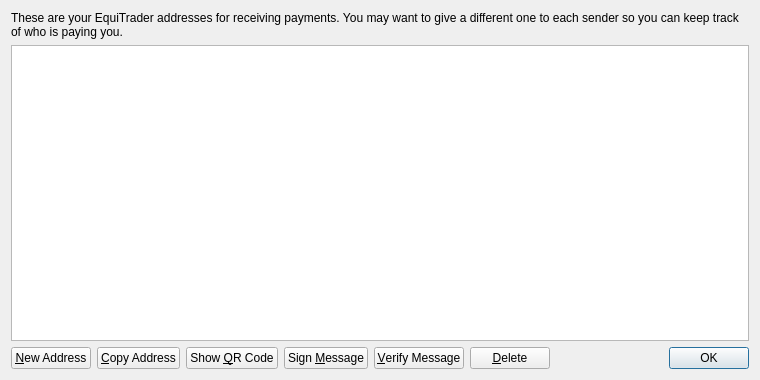
<?xml version="1.0" encoding="UTF-8"?>
<ui version="4.0">
 <class>AddressBookPage</class>
 <widget class="QWidget" name="AddressBookPage">
  <property name="geometry">
   <rect>
    <x>0</x>
    <y>0</y>
    <width>760</width>
    <height>380</height>
   </rect>
  </property>
  <property name="windowTitle">
   <string>Address Book</string>
  </property>
  <layout class="QVBoxLayout" name="verticalLayout">
   <item>
    <widget class="QLabel" name="labelExplanation">
     <property name="text">
      <string>These are your EquiTrader addresses for receiving payments. You may want to give a different one to each sender so you can keep track of who is paying you.</string>
     </property>
     <property name="textFormat">
      <enum>Qt::PlainText</enum>
     </property>
     <property name="wordWrap">
      <bool>true</bool>
     </property>
    </widget>
   </item>
   <item>
    <widget class="QTableView" name="tableView">
     <property name="contextMenuPolicy">
      <enum>Qt::CustomContextMenu</enum>
     </property>
     <property name="toolTip">
      <string>Double-click to edit address or label</string>
     </property>
     <property name="tabKeyNavigation">
      <bool>false</bool>
     </property>
     <property name="alternatingRowColors">
      <bool>true</bool>
     </property>
     <property name="selectionMode">
      <enum>QAbstractItemView::SingleSelection</enum>
     </property>
     <property name="selectionBehavior">
      <enum>QAbstractItemView::SelectRows</enum>
     </property>
     <property name="sortingEnabled">
      <bool>true</bool>
     </property>
     <attribute name="verticalHeaderVisible">
      <bool>false</bool>
     </attribute>
    </widget>
   </item>
   <item>
    <layout class="QHBoxLayout" name="horizontalLayout">
     <item>
      <widget class="QPushButton" name="newAddressButton">
       <property name="toolTip">
        <string>Create a new address</string>
       </property>
       <property name="text">
        <string>&amp;New Address</string>
       </property>
       <property name="icon">
        <iconset resource="../bitcoin.qrc">
         <normaloff>:/icons/add</normaloff>:/icons/add</iconset>
       </property>
      </widget>
     </item>
     <item>
      <widget class="QPushButton" name="copyToClipboard">
       <property name="toolTip">
        <string>Copy the currently selected address to the system clipboard</string>
       </property>
       <property name="text">
        <string>&amp;Copy Address</string>
       </property>
       <property name="icon">
        <iconset resource="../bitcoin.qrc">
         <normaloff>:/icons/editcopy</normaloff>:/icons/editcopy</iconset>
       </property>
      </widget>
     </item>
     <item>
      <widget class="QPushButton" name="showQRCode">
       <property name="text">
        <string>Show &amp;QR Code</string>
       </property>
       <property name="icon">
        <iconset resource="../bitcoin.qrc">
         <normaloff>:/icons/qrcode</normaloff>:/icons/qrcode</iconset>
       </property>
      </widget>
     </item>
     <item>
      <widget class="QPushButton" name="signMessage">
       <property name="toolTip">
        <string>Sign a message to prove you own a EquiTrader address</string>
       </property>
       <property name="text">
        <string>Sign &amp;Message</string>
       </property>
       <property name="icon">
        <iconset resource="../bitcoin.qrc">
         <normaloff>:/icons/edit</normaloff>:/icons/edit</iconset>
       </property>
      </widget>
     </item>
     <item>
      <widget class="QPushButton" name="verifyMessage">
       <property name="toolTip">
        <string>Verify a message to ensure it was signed with a specified EquiTrader address</string>
       </property>
       <property name="text">
        <string>&amp;Verify Message</string>
       </property>
       <property name="icon">
        <iconset resource="../bitcoin.qrc">
         <normaloff>:/icons/transaction_0</normaloff>:/icons/transaction_0</iconset>
       </property>
      </widget>
     </item>
     <item>
      <widget class="QPushButton" name="deleteButton">
       <property name="toolTip">
        <string>Delete the currently selected address from the list</string>
       </property>
       <property name="text">
        <string>&amp;Delete</string>
       </property>
       <property name="icon">
        <iconset resource="../bitcoin.qrc">
         <normaloff>:/icons/remove</normaloff>:/icons/remove</iconset>
       </property>
      </widget>
     </item>
     <item>
      <spacer name="horizontalSpacer">
       <property name="orientation">
        <enum>Qt::Horizontal</enum>
       </property>
       <property name="sizeHint" stdset="0">
        <size>
         <width>40</width>
         <height>20</height>
        </size>
       </property>
      </spacer>
     </item>
     <item>
      <widget class="QDialogButtonBox" name="buttonBox">
       <property name="sizePolicy">
        <sizepolicy hsizetype="Maximum" vsizetype="Fixed">
         <horstretch>0</horstretch>
         <verstretch>0</verstretch>
        </sizepolicy>
       </property>
       <property name="standardButtons">
        <set>QDialogButtonBox::Ok</set>
       </property>
      </widget>
     </item>
    </layout>
   </item>
  </layout>
 </widget>
 <resources>
  <include location="../bitcoin.qrc"/>
 </resources>
 <connections/>
</ui>
